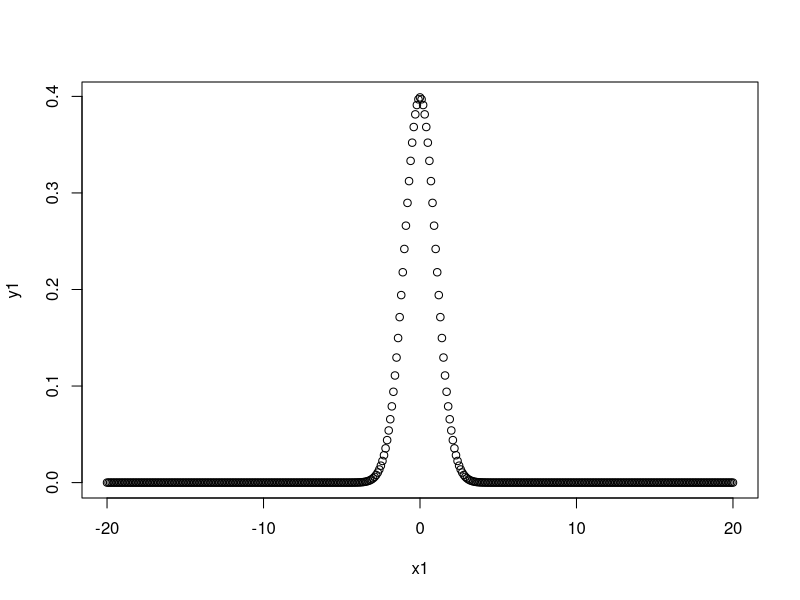
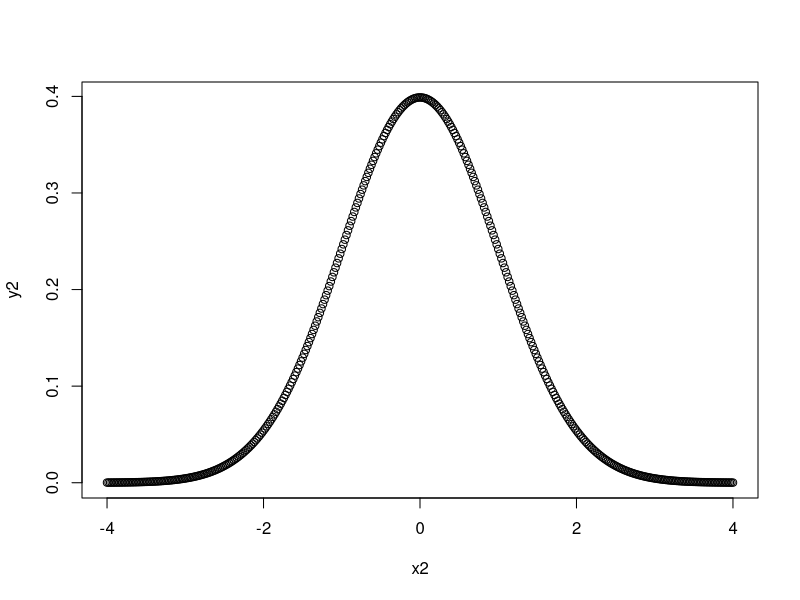
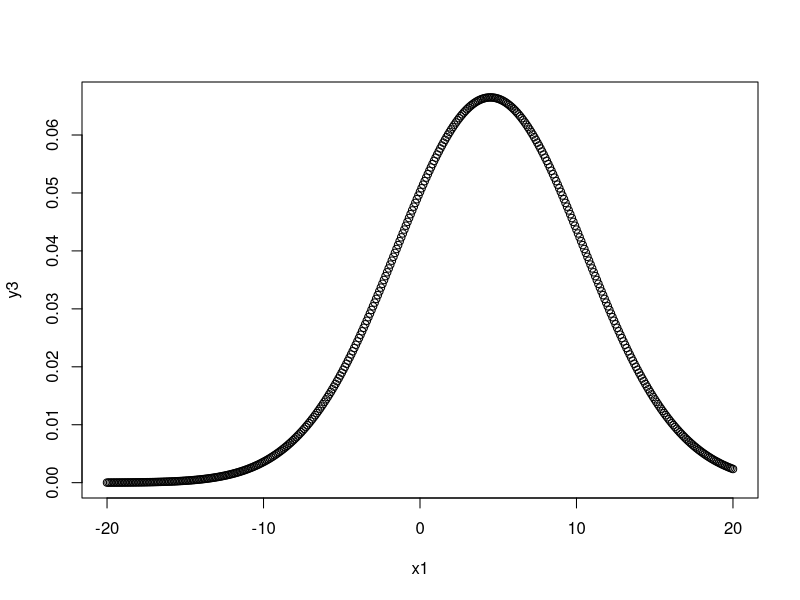
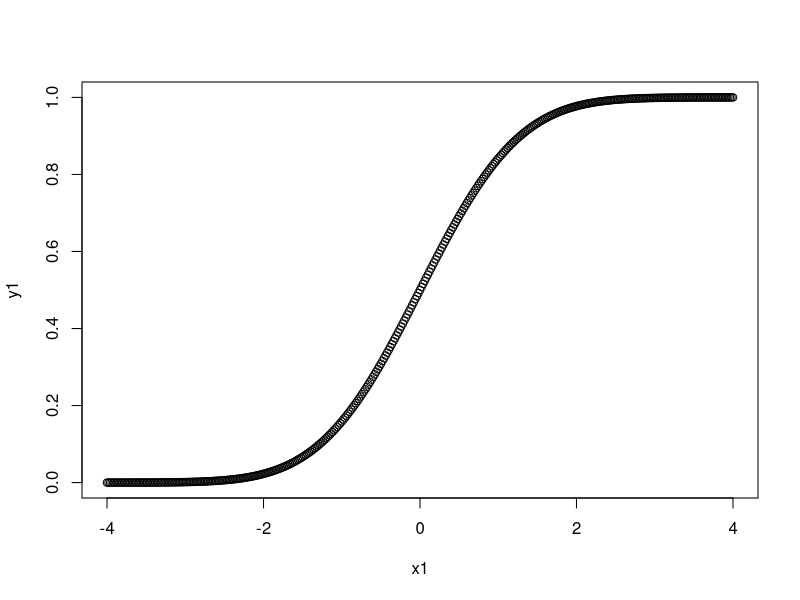
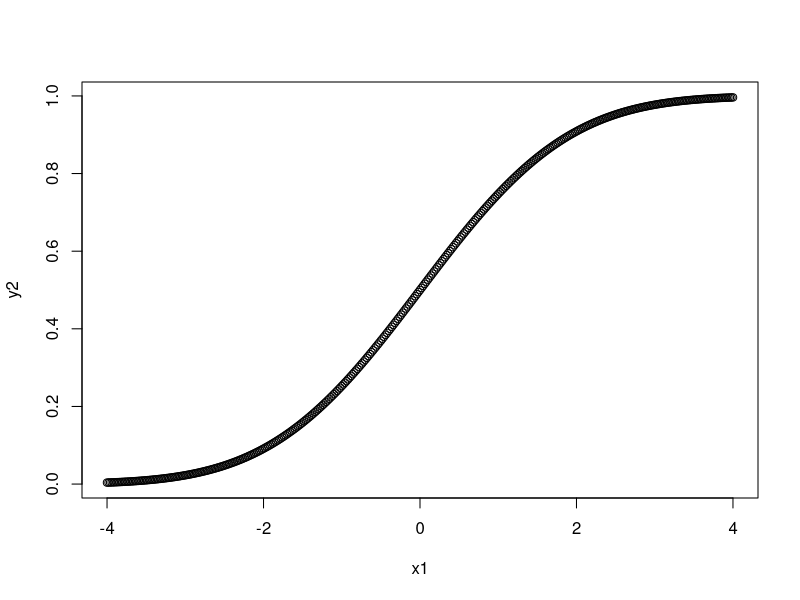
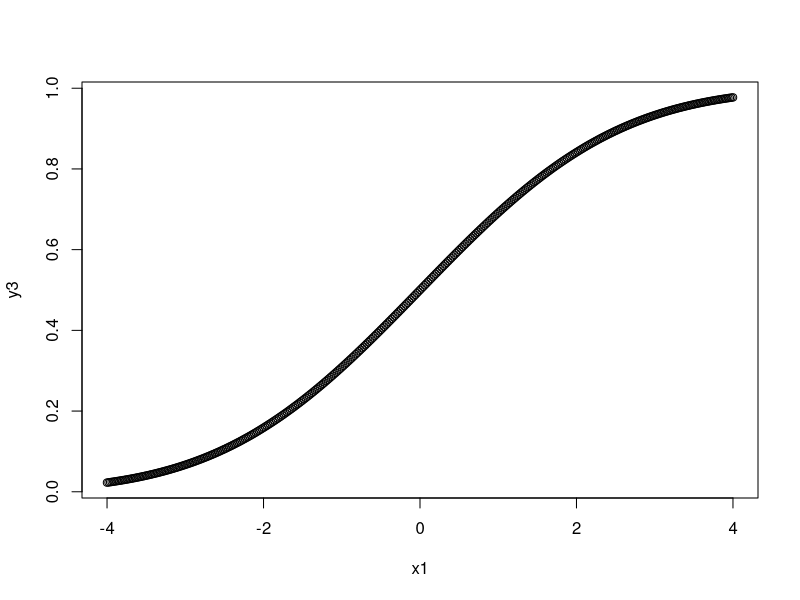
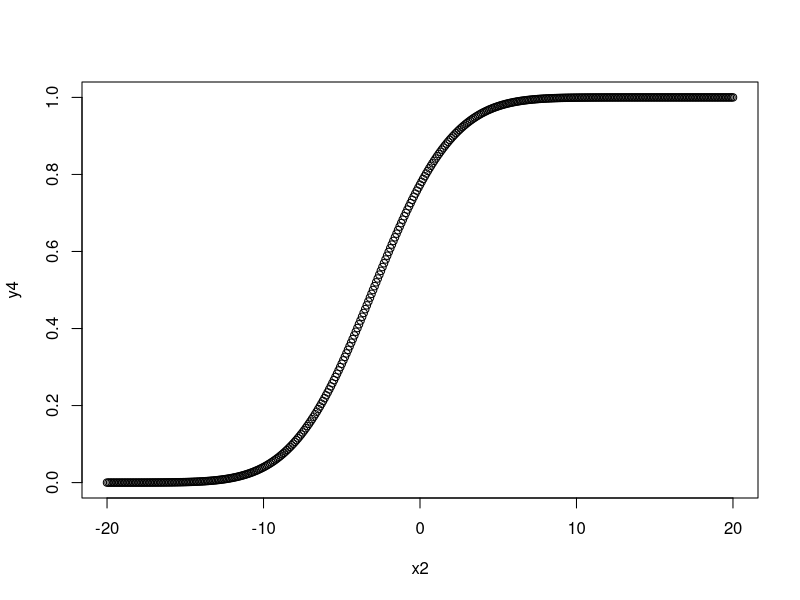
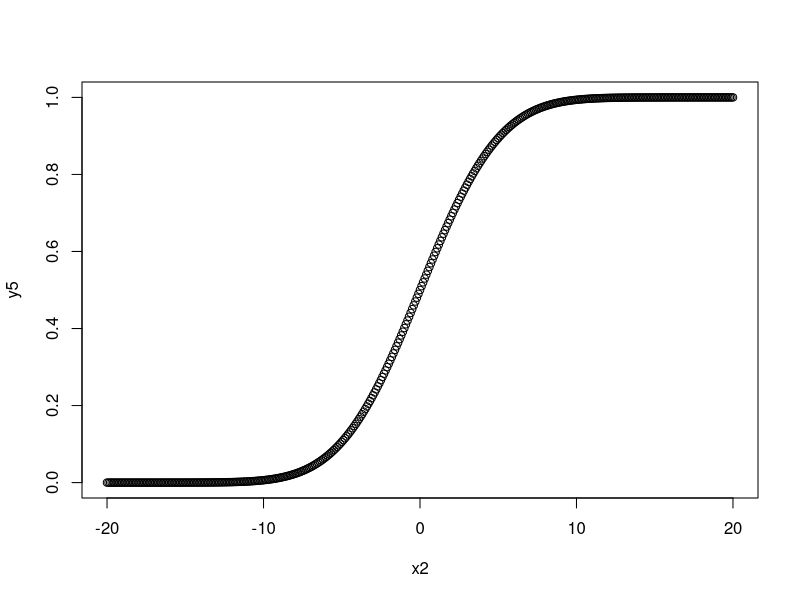

These charts were generated, in order, by the following R code:
#########################################
#####   Probability Distributions   #####
#####     and Statistical Models    #####
#########################################

### Probability Distributions

# R provides a comprehensive set of statistical tables. 
# Functions are provided to evaluate the cumulative 
# distribution function P(X <= x), the probability 
# density function and the quantile function 
# (given q, the smallest x such that P(X <= x) > q), 
# and to simulate from the distribution. 

#   Distribution   R name   additional arguments
#   ------------   ------   --------------------
#   beta           beta     shape1, shape2, ncp 
#   binomial       binom    size, prob 
#   Cauchy         cauchy   location, scale 
#   chi-squared    chisq    df, ncp 
#   exponential    exp      rate 
#   F              f        df1, df2, ncp 
#   gamma          gamma    shape, scale 
#   geometric      geom     prob 
#   hypergeometric hyper    m, n, k 
#   log-normal     lnorm    meanlog, sdlog 
#   logistic       logis    location, scale 
#   negative       binomial nbinom size, prob 
#   normal         norm     mean, sd 
#   Poisson        pois     lambda 
#   signed         rank     signrank n 
#   Student's t    t        df, ncp 
#   uniform        unif     min, max 
#   Weibull        weibull  shape, scale 
#   Wilcoxon       wilcox   m, n 

# Prefix the name given here by 'd' for the 
# density, 'p' for the CDF, 'q' for the quantile
# function and 'r' for simulation (random deviates). 

# For every distribution there are four commands. 
# The commands for each distribution are prepended
# with a letter to indicate the functionality:

# "d" returns the height of the probability density function 
# "p" returns the cumulative density function 
# "q" returns the inverse cumulative density function (quantiles) 
# "r" returns randomly generated numbers 

# We look at the normal distribution
help(Normal)

# we first look at dnorm. Given a set of values 
# it returns the height of the probability 
# distribution at each point. 

# If you only give the points it assumes you
# want to use a mean of zero and standard 
# deviation of one. Also can use different
# values for the mean and standard deviation:
  
dnorm(0)
# [1] 0.3989423
dnorm(0)*sqrt(2*pi)
# [1] 1
dnorm(0,mean=4)
# [1] 0.0001338302
dnorm(0,mean=4,sd=10)
# [1] 0.03682701
v <- c(0,1,2)
dnorm(v)
# [1] 0.39894228 0.24197072 0.05399097
x1 <- seq(-20,20,by=.1);x1
x2 <- seq(-4,4,by=.02);x2
# dnorm(x1) assumes mean=0 and sd=1
dnorm(x1)
y1 <- dnorm(x1);y1
# dnorm(x2) assumes mean=0 and sd=1
y2 <- dnorm(x2);y2
plot(x1,y1)
# should "look" normal with mean=0, sd=1
plot(x2,y2)
# plot with mean=4.5 and sd=5
y3 <- dnorm(x1,mean=4.5,sd=6);y3
plot(x1,y3)

# Let's look at pnorm...Given a number 
# or a list it computes the probability
# that a normally distributed random 
# number will be less than that number. 

# This function also goes by the title
# "Cumulative Distribution Function." 

# It accepts the same options as dnorm:
pnorm(0)
# [1] 0.5
pnorm(1)
# [1] 0.8413447
pnorm(0,mean=2)
# [1] 0.02275013
pnorm(0,mean=2,sd=3)
# [1] 0.2524925
v <- c(0,1,2);v
pnorm(v)
# [1] 0.5000000 0.8413447 0.9772499
x1 <- seq(-4,4,by=.02);x1
x2 <- seq(-20,20,by=.1);x2
y1 <- pnorm(x1,sd=1);y1
y2 <- pnorm(x1,sd=1.5);y2
y3 <- pnorm(x1,sd=2);y3
# successively gets "flatter"
plot(x1,y1)
plot(x1,y2)
plot(x1,y3)
y4 <- pnorm(x2,mean=-3,sd=4);y4
y5 <- pnorm(x2,mean=0,sd=4);y5
y6 <- pnorm(x2,mean=3,sd=4);y6
# successively shifts to the right
plot(x2,y4)
plot(x2,y5)
plot(x2,y6)

# Others: Converting t-values to p-values
# 2-tailed p-value for t distribution
2*pt(-2.43, df = 13)

### Examining the distribution of a set of data
# Given a (univariate) set of data we can examine 
# its distribution in a large number of ways. 

# The simplest is to examine the numbers. 
# Two slightly different summaries are given
# by summary() and fivenum() and a display 
# of the numbers by stem ("stem and leaf" plot).  

# attach faithful data
attach(faithful)
str(faithful)
dim(faithful)
head(faithful)
summary(eruptions)
#   Min. 1st Qu.  Median    Mean 3rd Qu.    Max.
#  1.600   2.163   4.000   3.488   4.454   5.100

# Tukey's five number summary (minimum, lower-hinge,
# median, upper-hinge, maximum) for the input data:
fivenum(eruptions)
# [1] 1.6000 2.1585 4.0000 4.4585 5.1000

# stem-and-leaf plot
stem(eruptions)

# A stem-and-leaf plot is like a histogram:
hist(eruptions)
## make the bins smaller, make a plot of density
hist(eruptions, seq(1.6, 5.2, 0.2), prob=TRUE)
lines(density(eruptions, bw=0.1))
rug(eruptions) # show the actual data points

# We can plot the empirical cumulative distribution
# function by using the function ecdf.   
plot(ecdf(eruptions), 
     do.points=FALSE, 
     verticals=TRUE)

# This distribution is obviously far from 
# any standard distribution. How about the 
# right-hand mode, say eruptions of longer 
# than 3 minutes? Let us fit a normal 
# distribution and overlay the fitted CDF. 
long <- eruptions[eruptions > 3]
length(long)
plot(ecdf(long), 
     do.points=FALSE, 
     verticals=TRUE)
x <- seq(3, 5.4, 0.01)
lines(x, pnorm(x, mean=mean(long), 
               sd=sqrt(var(long))), lty=3)

# Quantile-quantile (Q-Q) plots can help us 
# examine this more carefully.    

# arrange for a square figure region
par(pty="s")
qqnorm(long) 
qqline(long)

# which shows a reasonable fit but a 
# shorter right tail than one would 
# expect from a normal distribution. 

# Let us compare this with some simulated 
# data from a t distribution:
x <- rt(250, df = 5)
qqnorm(x); qqline(x)

# which will usually (with a random sample) 
# show longer tails than expected for a normal.

# We can make a Q-Q plot against the generated
# distribution by 
qqplot(qt(ppoints(250), df = 5), x, 
       xlab = "Q-Q plot for t dsn")
qqline(x)

# Finally, we might want a more formal test of 
# agreement with normality (or not). R provides 
# the Shapiro-Wilk test   
shapiro.test(long)

# Shapiro-Wilk normality test

# data:  long
# W = 0.9793, p-value = 0.01052
